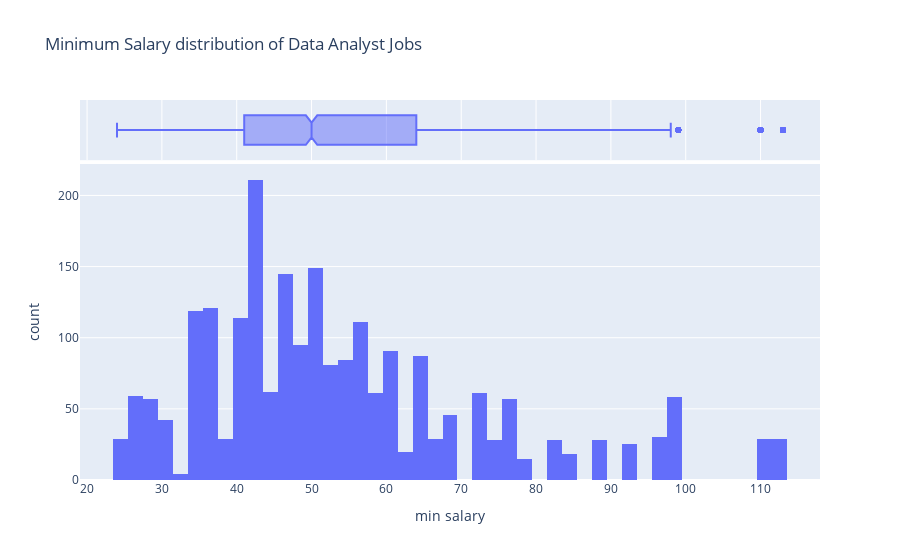
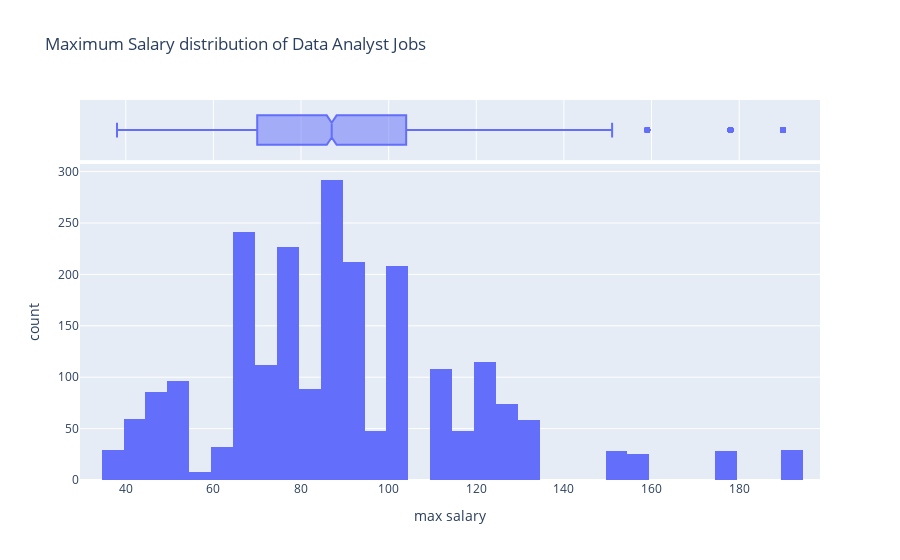
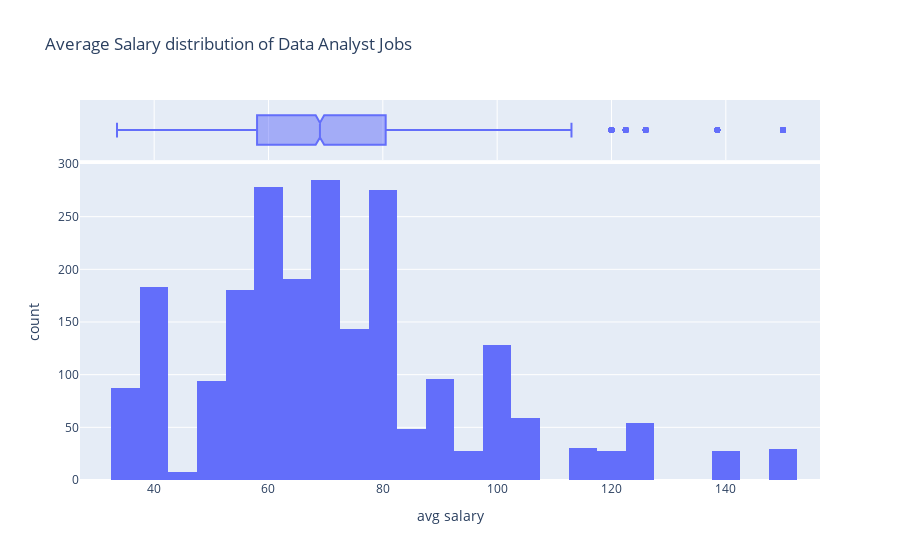

Notebook code cell kept with these figures, in order:
### Code cell
salary_min.show()
salary_max.show()
salary_avg.show()

### Figure 1 — Plotly figure (JSON) as saved in the notebook; plotly's stock layout.template omitted (floating-point values rounded to 4 significant figures; data arrays with more than 128 entries replaced by an {"elided": "..."} marker saying what was removed)
{"data": [{"alignmentgroup": "True", "bingroup": "x", "hovertemplate": "min salary=%{x}<br>count=%{y}<extra></extra>", "legendgroup": "", "marker": {"color": "#636efa"}, "name": "", "offsetgroup": "", "orientation": "v", "showlegend": false, "type": "histogram", "x": {"elided": "2252 int values"}, "xaxis": "x", "yaxis": "y"}, {"alignmentgroup": "True", "customdata": {"elided": "2252x2 str values"}, "hovertemplate": "min salary=%{x}<br>Job Title=%{customdata[0]}<br>Company Name=%{customdata[1]}<extra></extra>", "legendgroup": "", "marker": {"color": "#636efa"}, "name": "", "notched": true, "offsetgroup": "", "showlegend": false, "type": "box", "x": {"elided": "2252 int values"}, "xaxis": "x2", "yaxis": "y2"}], "layout": {"barmode": "relative", "legend": {"tracegroupgap": 0}, "title": {"text": "Minimum Salary distribution of Data Analyst Jobs"}, "xaxis": {"anchor": "y", "domain": [0, 1], "title": {"text": "min salary"}}, "xaxis2": {"anchor": "y2", "domain": [0, 1], "matches": "x", "showgrid": true, "showticklabels": false}, "yaxis": {"anchor": "x", "domain": [0, 0.8316], "title": {"text": "count"}}, "yaxis2": {"anchor": "x2", "domain": [0.8416, 1], "matches": "y2", "showgrid": false, "showline": false, "showticklabels": false, "ticks": ""}}}

### Figure 2 — Plotly figure (JSON) as saved in the notebook; plotly's stock layout.template omitted (floating-point values rounded to 4 significant figures; data arrays with more than 128 entries replaced by an {"elided": "..."} marker saying what was removed)
{"data": [{"alignmentgroup": "True", "bingroup": "x", "hovertemplate": "max salary=%{x}<br>count=%{y}<extra></extra>", "legendgroup": "", "marker": {"color": "#636efa"}, "name": "", "offsetgroup": "", "orientation": "v", "showlegend": false, "type": "histogram", "x": {"elided": "2252 int values"}, "xaxis": "x", "yaxis": "y"}, {"alignmentgroup": "True", "customdata": {"elided": "2252x2 str values"}, "hovertemplate": "max salary=%{x}<br>Job Title=%{customdata[0]}<br>Company Name=%{customdata[1]}<extra></extra>", "legendgroup": "", "marker": {"color": "#636efa"}, "name": "", "notched": true, "offsetgroup": "", "showlegend": false, "type": "box", "x": {"elided": "2252 int values"}, "xaxis": "x2", "yaxis": "y2"}], "layout": {"barmode": "relative", "legend": {"tracegroupgap": 0}, "title": {"text": "Maximum Salary distribution of Data Analyst Jobs"}, "xaxis": {"anchor": "y", "domain": [0, 1], "title": {"text": "max salary"}}, "xaxis2": {"anchor": "y2", "domain": [0, 1], "matches": "x", "showgrid": true, "showticklabels": false}, "yaxis": {"anchor": "x", "domain": [0, 0.8316], "title": {"text": "count"}}, "yaxis2": {"anchor": "x2", "domain": [0.8416, 1], "matches": "y2", "showgrid": false, "showline": false, "showticklabels": false, "ticks": ""}}}

### Figure 3 — Plotly figure (JSON) as saved in the notebook; plotly's stock layout.template omitted (floating-point values rounded to 4 significant figures; data arrays with more than 128 entries replaced by an {"elided": "..."} marker saying what was removed)
{"data": [{"alignmentgroup": "True", "bingroup": "x", "hovertemplate": "avg salary=%{x}<br>count=%{y}<extra></extra>", "legendgroup": "", "marker": {"color": "#636efa"}, "name": "", "offsetgroup": "", "orientation": "v", "showlegend": false, "type": "histogram", "x": {"elided": "2252 float values"}, "xaxis": "x", "yaxis": "y"}, {"alignmentgroup": "True", "customdata": {"elided": "2252x2 str values"}, "hovertemplate": "avg salary=%{x}<br>Job Title=%{customdata[0]}<br>Company Name=%{customdata[1]}<extra></extra>", "legendgroup": "", "marker": {"color": "#636efa"}, "name": "", "notched": true, "offsetgroup": "", "showlegend": false, "type": "box", "x": {"elided": "2252 float values"}, "xaxis": "x2", "yaxis": "y2"}], "layout": {"barmode": "relative", "legend": {"tracegroupgap": 0}, "title": {"text": "Average Salary distribution of Data Analyst Jobs"}, "xaxis": {"anchor": "y", "domain": [0, 1], "title": {"text": "avg salary"}}, "xaxis2": {"anchor": "y2", "domain": [0, 1], "matches": "x", "showgrid": true, "showticklabels": false}, "yaxis": {"anchor": "x", "domain": [0, 0.8316], "title": {"text": "count"}}, "yaxis2": {"anchor": "x2", "domain": [0.8416, 1], "matches": "y2", "showgrid": false, "showline": false, "showticklabels": false, "ticks": ""}}}
